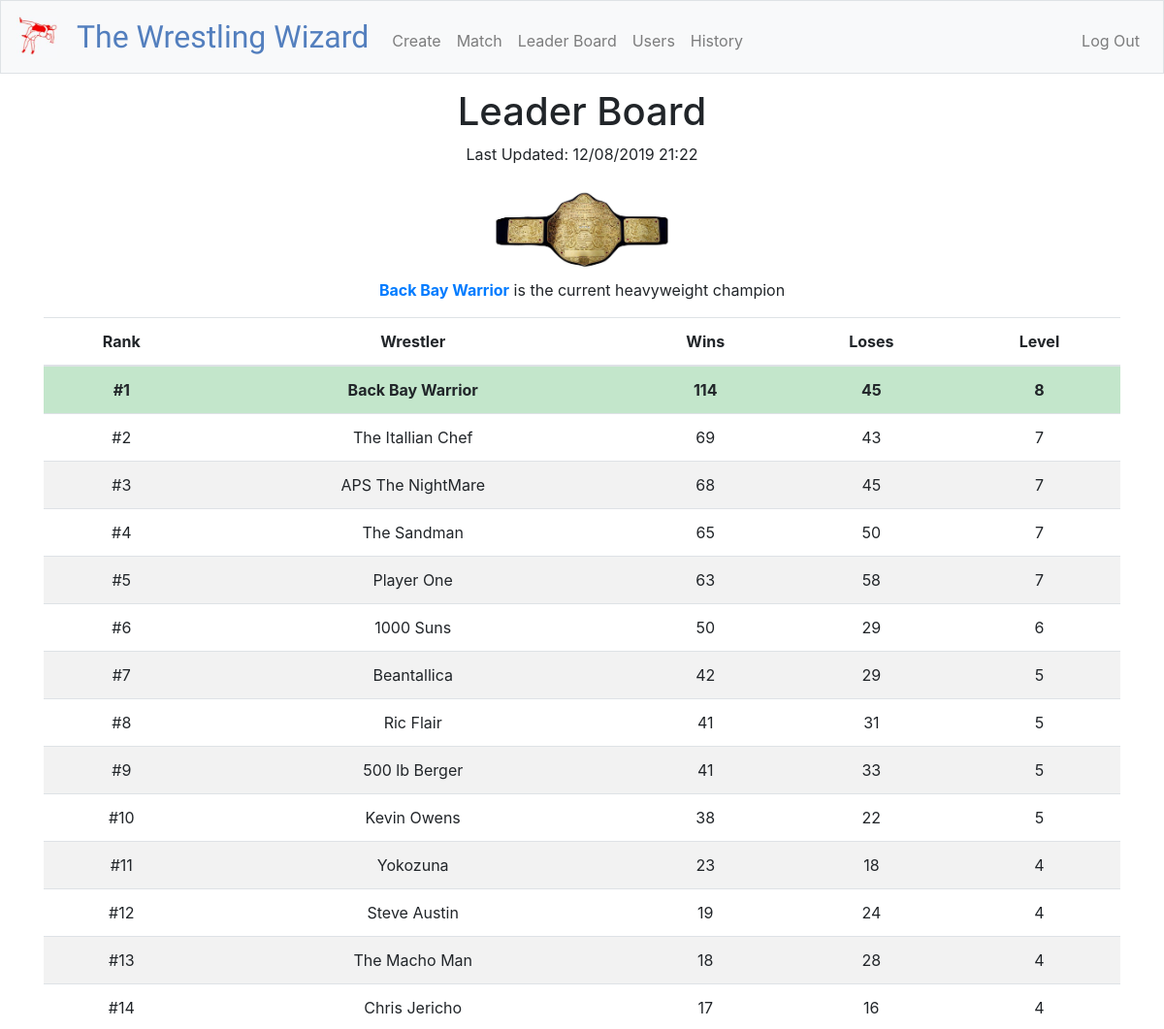
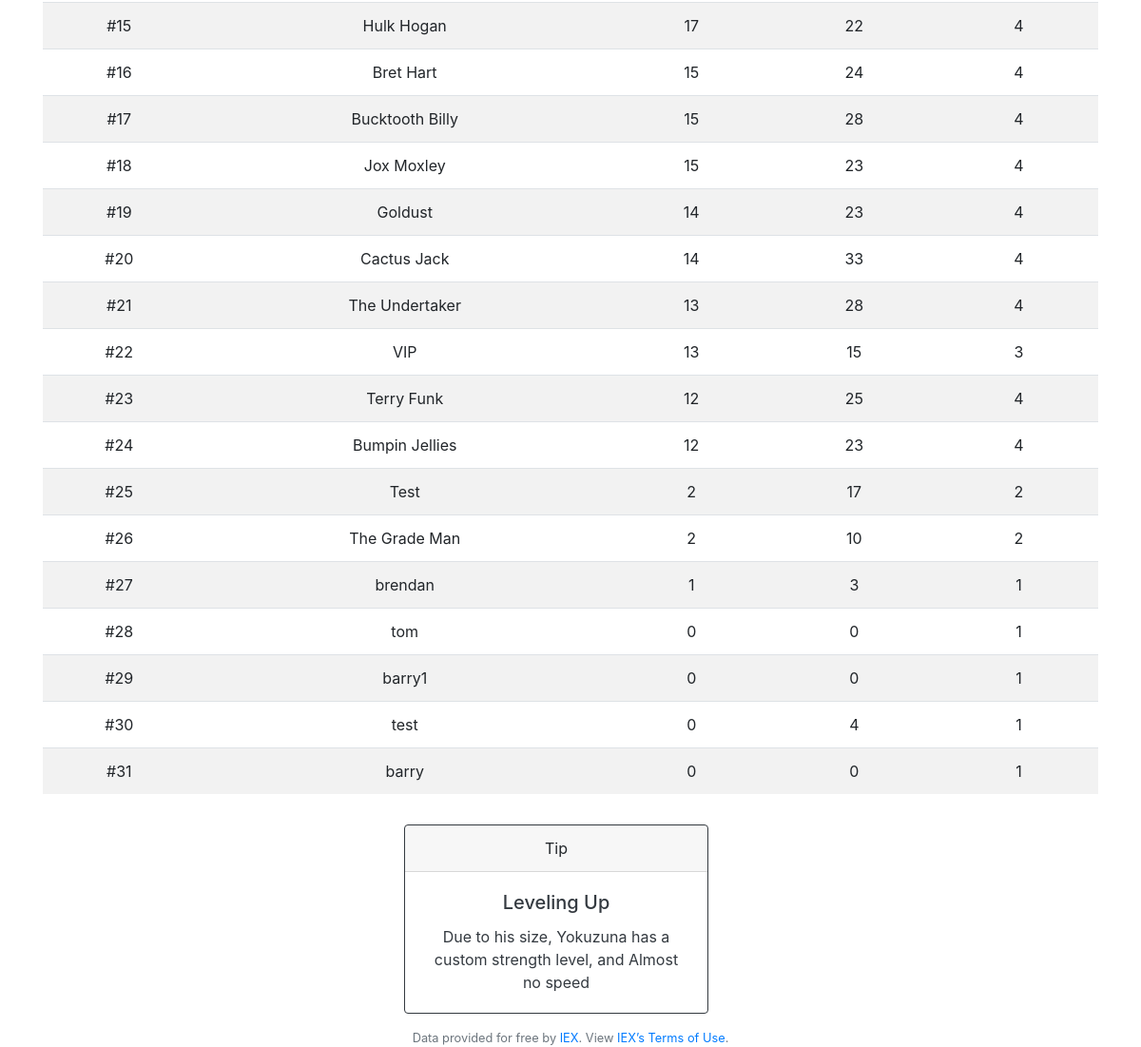
The page /leaderBoard (signed in) on the database its author committed (2 pictures, top to bottom).
### tables this page shows
CREATE TABLE 'wrestlers' ('id' INTEGER PRIMARY KEY AUTOINCREMENT NOT NULL UNIQUE, 'userid' INTEGER NOT NULL, 'name' TEXT NOT NULL, 'specialMove' TEXT NOT NULL, 'strength' NUMERIC NOT NULL, 'speed' NUMERIC NOT NULL, 'health' NUMERIC NOT NULL, 'finishingMove' TEXT NOT NULL, 'wins' NUMERIC NOT NULL, 'losses' NUMERIC NOT NULL, 'level' NUMERIC NOT NULL, 'deleted' BOOLEAN NOT NULL, 'isChampion' BOOLEAN NOT NULL, FOREIGN KEY(userid) REFERENCES users(id));

### application.py (the view)
@app.route("/leaderBoard")
@login_required
def leaderBoard():
    userid = session["user_id"]
    currentLeader = ""
    wrestlers = db.execute("SELECT * FROM wrestlers WHERE deleted = 0")
    leaderBoardRows = []
    for wrestler in wrestlers:
        leaderWrestler = {
            "rank": 0,
            "name": wrestler["name"],
            "level": wrestler["level"],
            "wins": wrestler["wins"],
            "losses": wrestler["losses"]
        }
        leaderBoardRows.append(leaderWrestler)
    leaderBoardRows.sort(key=operator.itemgetter('wins'), reverse=True)
    for wrestler in leaderBoardRows:
        wrestler['rank'] = (leaderBoardRows.index(wrestler) + 1)
        if (wrestler["rank"] == 1):
            currentLeader = wrestler["name"]
    return render_template("leaderboard.html", leaderBoardRows=leaderBoardRows, now=dateForBoard, currentLeader=currentLeader, tips=random.choice(tips))

### application.py (called while the page is built)
@app.after_request
def after_request(response):
    response.headers["Cache-Control"] = "no-cache, no-store, must-revalidate"
    response.headers["Expires"] = 0
    response.headers["Pragma"] = "no-cache"
    return response

### helpers.py (called while the page is built)
def login_required(f):
    @wraps(f)
    def decorated_function(*args, **kwargs):
        if session.get("user_id") is None:
            return redirect("/login")
        return f(*args, **kwargs)
    return decorated_function

### templates/leaderboard.html (shortened to what this page needs)
{% extends "layout.html" %}
{% block main %}
    <h1>Leader Board</h1>
    <p>Last Updated: {{now}}</p>
    <img class="titleBelt" src="/static/images/titleBelt.jpg" alt="world title">
    <p><span class="leader-blue">{{currentLeader}}</span> is the current heavyweight champion</p>
        <div class="table-responsive">
        <table class="table table-striped">
          <thead>
            <tr>
              <th scope="col">Rank</th>
              <th scope="col">Wrestler</th>
              <th scope="col">Wins</th>
              <th scope="col">Loses</th>
              <th scope="col">Level</th>
            </tr>
          </thead>
          <tbody class="leaderBoard">
        {% for wrestler in leaderBoardRows %}
            <tr>
              <td>#{{wrestler["rank"]}}</td>
              <td>{{wrestler["name"]}}</td>
              <td>{{wrestler["wins"]}}</td>
              <td>{{wrestler["losses"]}}</td>
              <td>{{wrestler["level"]}}</td>
            </tr>
        {% endfor %}
          </tbody>
        </table>
        </div>
            <div class="row">
                <div class="col">
                </div>
                <div class="col">
                  <div class="card border-dark mb-3" style="max-width: 20rem;">
                  <div class="card-header">Tip</div>
                  <d  iv class="card-body text-dark">
                    <h5 class="card-title">Leveling Up</h5>
                      <p class="card-text">{{tips}}</p>
                  </div>
               </div>
                <div class="col">
                </div>
            </div>
{% endblock %}

### static/styles.css (style rules this page uses)
.titleBelt { max-height: 100px; }
.leaderBoard tr:first-child td { background-color: #c3e6cb; font-weight: bold; }
.leader-blue { color: #007bff; font-weight: bold; }
main img { max-width: 100%; }

### rows shown on the page
wrestlers: name "Back Bay Warrior", rank "1", wins "114", losses "45", level "8"
wrestlers: rank "2", name "The Itallian Chef", wins "69", losses "43", level "7"
wrestlers: rank "3", name "APS The NightMare", wins "68", losses "45", level "7"
wrestlers: rank "4", name "The Sandman", wins "65", losses "50", level "7"
wrestlers: rank "5", name "Player One", wins "63", losses "58", level "7"
wrestlers: rank "6", name "1000 Suns", wins "50", losses "29", level "6"
wrestlers: rank "7", name "Beantallica", wins "42", losses "29", level "5"
wrestlers: rank "8", name "Ric Flair", wins "41", losses "31", level "5"
wrestlers: rank "9", name "500 lb Berger", wins "41", losses "33", level "5"
wrestlers: rank "10", name "Kevin Owens", wins "38", losses "22", level "5"
wrestlers: rank "11", name "Yokozuna", wins "23", losses "18", level "4"
wrestlers: rank "12", name "Steve Austin", wins "19", losses "24", level "4"
wrestlers: rank "13", name "The Macho Man", wins "18", losses "28", level "4"
wrestlers: rank "14", name "Chris Jericho", wins "17", losses "16", level "4"
wrestlers: rank "15", name "Hulk Hogan", wins "17", losses "22", level "4"
wrestlers: rank "16", name "Bret Hart", wins "15", losses "24", level "4"
wrestlers: rank "17", name "Bucktooth Billy", wins "15", losses "28", level "4"
wrestlers: rank "18", name "Jox Moxley", wins "15", losses "23", level "4"
wrestlers: rank "19", name "Goldust", wins "14", losses "23", level "4"
wrestlers: rank "20", name "Cactus Jack", wins "14", losses "33", level "4"
wrestlers: rank "21", name "The Undertaker", wins "13", losses "28", level "4"
wrestlers: rank "22", name "VIP", wins "13", losses "15", level "3"
wrestlers: rank "23", name "Terry Funk", wins "12", losses "25", level "4"
wrestlers: rank "24", name "Bumpin Jellies", wins "12", losses "23", level "4"
wrestlers: rank "25", name "Test", wins "2", losses "17", level "2"
wrestlers: rank "26", name "The Grade Man", wins "2", losses "10", level "2"
wrestlers: rank "27", name "brendan", wins "1", losses "3", level "1"
wrestlers: rank "28", name "tom", wins "0", losses "0", level "1"
wrestlers: rank "29", name "barry1", wins "0", losses "0", level "1"
wrestlers: rank "30", name "test", wins "0", losses "4", level "1"
wrestlers: rank "31", name "barry", wins "0", losses "0", level "1"

### other values the page prints
{{ now }} "12/08/2019 21:22"
